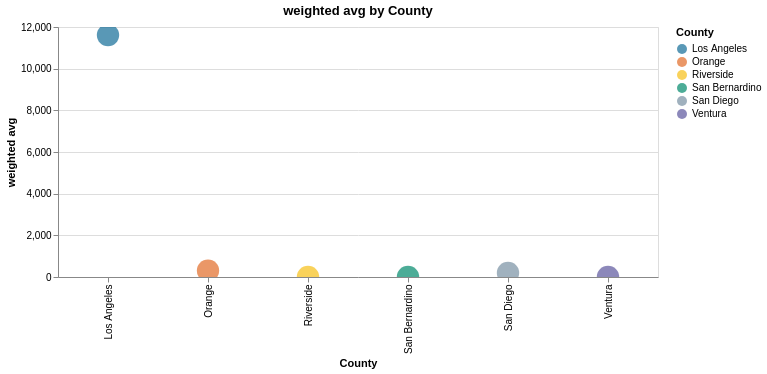

Notebook source saved alongside this figure:
### Code cell
scatter_chart(county_graph, 'County','weighted_avg')

### Figure 1 — Vega-Lite specification as saved in the notebook (floating-point values rounded to 4 significant figures)
{"config": {"view": {"continuousWidth": 400, "continuousHeight": 300}}, "data": {"name": "data-739953a263bdeff005cf7386fa315d3b"}, "mark": {"type": "circle", "size": 500}, "encoding": {"color": {"field": "County", "scale": {"range": ["#136C97", "#E16B26", "#F6BF16", "#00896B", "#7790A3", "#5B559C"]}, "type": "nominal"}, "tooltip": [{"field": "County", "type": "nominal"}, {"field": "weighted_avg", "type": "quantitative"}], "x": {"field": "County", "title": "County", "type": "nominal"}, "y": {"field": "weighted_avg", "title": "weighted avg", "type": "quantitative"}}, "height": 250, "selection": {"selector017": {"type": "interval", "bind": "scales", "encodings": ["x", "y"]}}, "title": "weighted avg by County", "width": 600, "$schema": "https://vega.github.io/schema/vega-lite/v4.17.0.json", "datasets": {"data-739953a263bdeff005cf7386fa315d3b": [{"County": "Los Angeles", "weighted_avg": 11610.0}, {"County": "Orange", "weighted_avg": 301.1}, {"County": "Riverside", "weighted_avg": 2.331e-05}, {"County": "San Bernardino", "weighted_avg": 0.2787}, {"County": "San Diego", "weighted_avg": 197.9}, {"County": "Ventura", "weighted_avg": 0.1244}]}}
